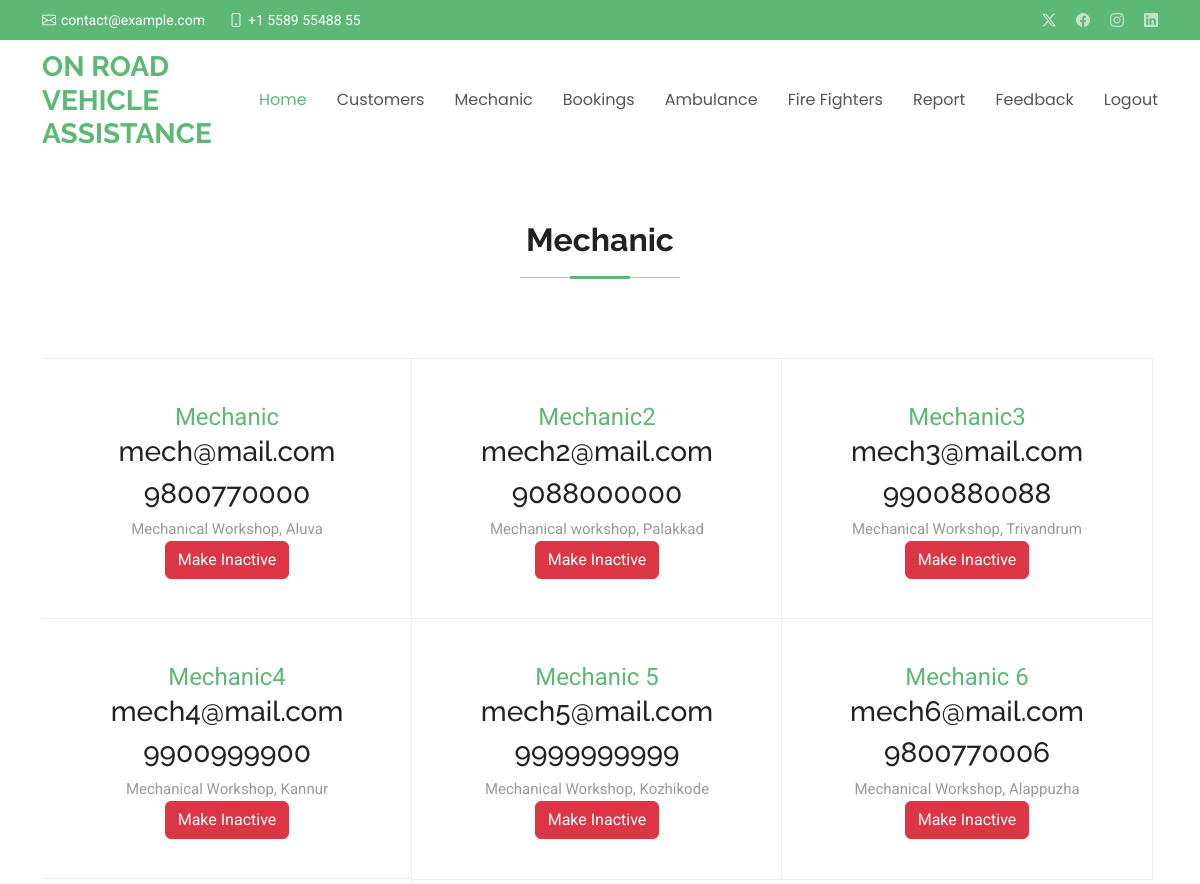
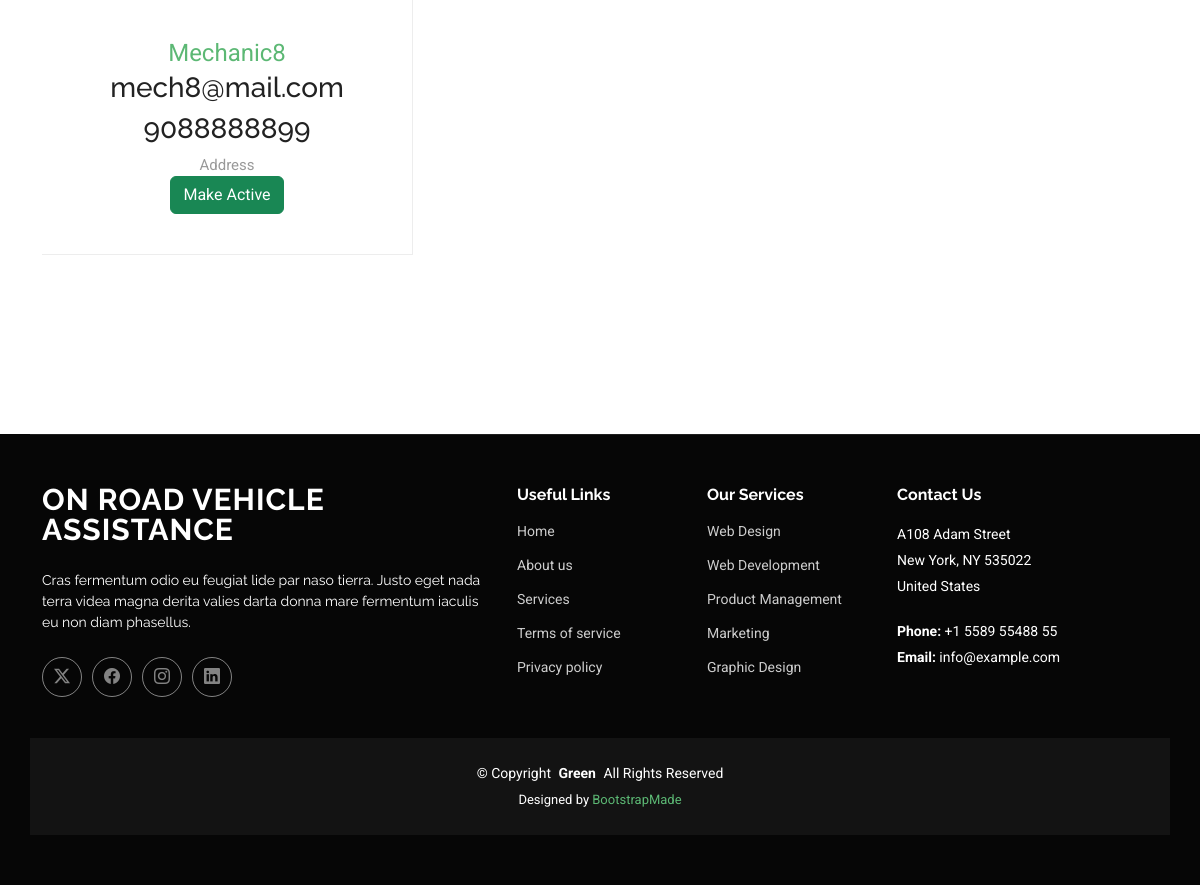
Page /adminMech on the committed database (2 pictures, top to bottom).
### on_road_app/models.py (models this page shows)
class Mechanic(models.Model):
    name=models.CharField(max_length=50)
    email=models.EmailField()
    phone=models.CharField(max_length=50)
    address=models.CharField(max_length=50)
    lat = models.CharField(max_length=50)
    lon = models.CharField(max_length=50)
    user=models.ForeignKey(User,on_delete=models.CASCADE)

### on_road_app/views.py (the view)
# urls.py: path('adminMech',views.adminMech),
def adminMech(request):
  data=Mechanic.objects.all()
  return render(request,"adminMech.html",{"data":data})

### templates/adminMech.html (shortened to what this page needs)
<!DOCTYPE html>
<html lang="en">
<head>
  <link href="static/assets/vendor/bootstrap/css/bootstrap.min.css" rel="stylesheet">
  <link href="static/assets/vendor/bootstrap-icons/bootstrap-icons.css" rel="stylesheet">
  <link href="static/assets/vendor/aos/aos.css" rel="stylesheet">
  <link href="static/assets/vendor/glightbox/css/glightbox.min.css" rel="stylesheet">
  <link href="static/assets/vendor/swiper/swiper-bundle.min.css" rel="stylesheet">
  <link href="static/assets/css/main.css" rel="stylesheet">
</head>
<body class="index-page">
  <header id="header" class="header sticky-top">
    <div class="topbar d-flex align-items-center accent-background">
      <div class="container d-flex justify-content-center justify-content-md-between">
        <div class="contact-info d-flex align-items-center">
          <i class="bi bi-envelope d-flex align-items-center"><a href="mailto:contact@example.com">contact@example.com</a></i>
          <i class="bi bi-phone d-flex align-items-center ms-4"><span>+1 5589 55488 55</span></i>
        </div>
        <div class="social-links d-none d-md-flex align-items-center">
          <a href="#" class="twitter"><i class="bi bi-twitter-x"></i></a>
          <a href="#" class="facebook"><i class="bi bi-facebook"></i></a>
          <a href="#" class="instagram"><i class="bi bi-instagram"></i></a>
          <a href="#" class="linkedin"><i class="bi bi-linkedin"></i></a>
        </div>
      </div>
    </div>
    <div class="branding d-flex align-items-cente">
      <div class="container position-relative d-flex align-items-center justify-content-between">
        <a href="index.html" class="logo d-flex align-items-center">
          <h1 class="sitename">ON ROAD VEHICLE ASSISTANCE</h1>
        </a>
        <nav id="navmenu" class="navmenu">
          <ul>
            <li><a href="/adminHome" class="active">Home</a></li>
            <li><a href="/adminCust">Customers</a></li>
            <li><a href="/adminMech">Mechanic</a></li>
            <li><a href="/adminBookings">Bookings</a></li>
            <li><a href="/adminAmbulance">Ambulance</a></li>
            <li><a href="/adminFire">Fire Fighters</a></li>
            <li><a href="/adminReport">Report</a></li>
            <li><a href="/adminFeedback">Feedback</a></li>
            <li><a href="/login">Logout</a></li>
          </ul>
        </nav>
      </div>
    </div>
  </header>
  <main class="main">
    <section id="contact" class="contact section">
      <div class="container section-title" data-aos="fade-up">
        <h2>Mechanic</h2>
    <section id="why-us" class="why-us section">
        <div class="container">
          <div class="row no-gutters">
            {% for i in data %}
            <div class="col-lg-4 col-md-6 card" data-aos="fade-up" data-aos-delay="100">
              <span>{{i.name}}</span>
              <h3>{{i.email}}</h3>
              <h3>{{i.phone}}</h3>
              <p>{{i.address}}</p>
              <div class="">
                  {% if i.user.is_active %}
                  <a href="/adminApproveMech?id={{i.user.id}}&status=0" class="btn btn-danger">Make Inactive</a>
                  {% else %}
                  <a href="/adminApproveMech?id={{i.user.id}}&status=1" class="btn btn-success">Make Active</a>
                  {% endif %}
                </div>
            </div>
            {% endfor %}
          </div>
        </div>
      </section>
      </div>
    </section>
  </main>
  <footer id="footer" class="footer dark-background">
    <div class="container footer-top">
      <div class="row gy-4">
        <div class="col-lg-5 col-md-12 footer-about">
          <a href="index.html" class="logo d-flex align-items-center">
            <span class="sitename">ON ROAD VEHICLE ASSISTANCE</span>
          </a>
          <p>Cras fermentum odio eu feugiat lide par naso tierra. Justo eget nada terra videa magna derita valies darta donna mare fermentum iaculis eu non diam phasellus.</p>
          <div class="social-links d-flex mt-4">
            <a href=""><i class="bi bi-twitter-x"></i></a>
            <a href=""><i class="bi bi-facebook"></i></a>
            <a href=""><i class="bi bi-instagram"></i></a>
            <a href=""><i class="bi bi-linkedin"></i></a>
          </div>
        </div>
        <div class="col-lg-2 col-6 footer-links">
          <h4>Useful Links</h4>
          <ul>
            <li><a href="#">Home</a></li>
            <li><a href="#">About us</a></li>
            <li><a href="#">Services</a></li>
            <li><a href="#">Terms of service</a></li>
            <li><a href="#">Privacy policy</a></li>
          </ul>
        </div>
        <div class="col-lg-2 col-6 footer-links">
          <h4>Our Services</h4>
          <ul>
            <li><a href="#">Web Design</a></li>
            <li><a href="#">Web Development</a></li>
            <li><a href="#">Product Management</a></li>
            <li><a href="#">Marketing</a></li>
            <li><a href="#">Graphic Design</a></li>
          </ul>
        </div>
        <div class="col-lg-3 col-md-12 footer-contact text-center text-md-start">
          <h4>Contact Us</h4>
          <p>A108 Adam Street</p>
          <p>New York, NY 535022</p>
          <p>United States</p>
          <p class="mt-4"><strong>Phone:</strong> <span>+1 5589 55488 55</span></p>
          <p><strong>Email:</strong> <span>info@example.com</span></p>
        </div>
      </div>
    </div>
    <div class="container copyright text-center mt-4">
      <p>© <span>Copyright</span> <strong class="px-1 sitename">Green</strong> <span>All Rights Reserved</span></p>
      <div class="credits">
        Designed by <a href="https://bootstrapmade.com/">BootstrapMade</a>
      </div>
    </div>
  </footer>
</body>
</html>

### rows in the picture
Mechanic: name "Mechanic", email "mech@mail.com", phone "9800770000", address "Mechanical Workshop, Aluva"
Mechanic: name "Mechanic2", email "mech2@mail.com", phone "9088000000", address "Mechanical workshop, Palakkad"
Mechanic: name "Mechanic3", email "mech3@mail.com", phone "9900880088", address "Mechanical Workshop, Trivandrum"
Mechanic: name "Mechanic4", email "mech4@mail.com", phone "9900999900", address "Mechanical Workshop, Kannur"
Mechanic: name "Mechanic 5", email "mech5@mail.com", phone "9999999999", address "Mechanical Workshop, Kozhikode"
Mechanic: name "Mechanic 6", email "mech6@mail.com", phone "9800770006", address "Mechanical Workshop, Alappuzha"
Mechanic: name "Mechanic8", email "mech8@mail.com", phone "9088888899", address "Address"
